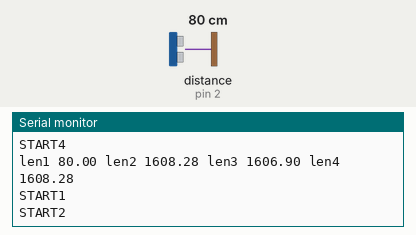
Simulated run of this program. Board: Arduino Mega 2560, built with avr-gcc and run on an emulated ATmega2560. Parts: the last lines printed to the serial monitor. Wiring (inferred from the names in the program): ultrasonic range finder: trigger pin 4; echo pin 2. Inputs (shaded band) come from the test bench; at power-on: distance to the obstacle (sensor on pin 2) 80 cm. The echo pulse lasts 58.3 µs per cm.

Above: at 1.2 s.
1.3 s: distance to the obstacle (sensor on pin 2) set to 2 cm
At 1.47 s:
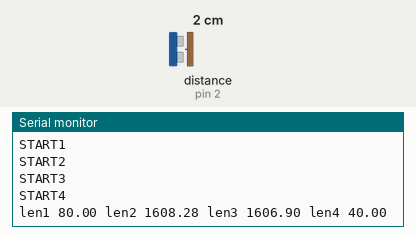
2.8 s: distance to the obstacle (sensor on pin 2) set to 4 cm
At 2.88 s:
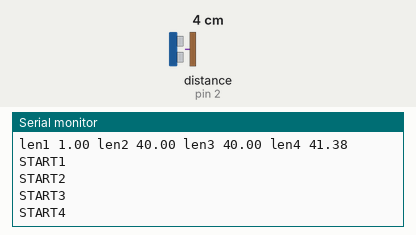
Timing chart, 0 to 5.8 s (numbered marks = the images above; inputs shaded):
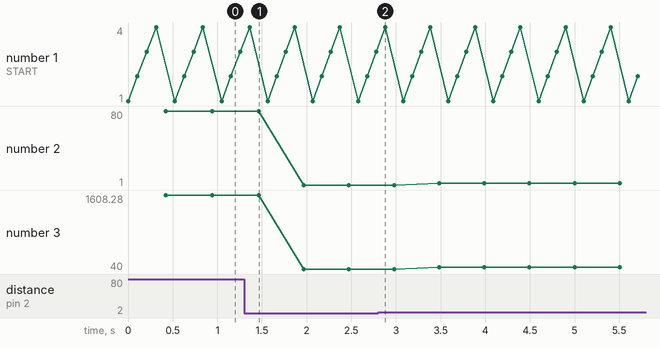

The program:

main.cpp
```cpp
#include <Arduino.h>
#define TRIG1_PIN 4
#define TRIG2_PIN 5
#define TRIG3_PIN 6
#define TRIG4_PIN 7
#define ECHO1_PIN 2
#define SENDING_PIN TRIG1_PIN
long timeStartSignal, timeEndSignal;
void setup() {
  // put your setup code here, to run once:
  pinMode(TRIG1_PIN, OUTPUT);
  pinMode(TRIG2_PIN, OUTPUT);
  pinMode(TRIG3_PIN, OUTPUT);
  pinMode(TRIG4_PIN, OUTPUT);
  pinMode(SENDING_PIN, OUTPUT);
  pinMode(ECHO1_PIN, INPUT);
  Serial.begin(115200);
}

void loop() {
  Serial.println("START1");
  digitalWrite(SENDING_PIN, LOW);  digitalWrite(TRIG1_PIN, LOW);
  delayMicroseconds(2);
  digitalWrite(SENDING_PIN, HIGH);  digitalWrite(TRIG1_PIN, HIGH);
  delayMicroseconds(10);
  digitalWrite(SENDING_PIN, LOW);  digitalWrite(TRIG1_PIN, LOW);

  // while (digitalRead(ECHO1_PIN) == LOW);   timeStartSignal = micros();
  // while (digitalRead(ECHO1_PIN) == HIGH);  timeEndSignal = micros();
  // duration = ;
  // Рассчитаем расстояние
  float len1 = pulseIn(ECHO1_PIN, HIGH) / 58;
  // float len3 = ((timeEndSignal-timeStartSignal)/58.00)*10.00;
  // Serial.print("len1 ");
  // Serial.println(len1);
  delay(100);


  Serial.println("START2");
  digitalWrite(SENDING_PIN, LOW);  digitalWrite(TRIG2_PIN, LOW);
  delayMicroseconds(2);
  digitalWrite(SENDING_PIN, HIGH);  digitalWrite(TRIG2_PIN, HIGH);
  delayMicroseconds(10);
  digitalWrite(SENDING_PIN, LOW);  digitalWrite(TRIG2_PIN, LOW);

  while (digitalRead(ECHO1_PIN) == LOW);  timeStartSignal = micros();
  while (digitalRead(ECHO1_PIN) == HIGH);  timeEndSignal = micros();

  // float len2 = pulseIn(ECHO1_PIN, HIGH) / 58;
  float len2 = ((timeEndSignal-timeStartSignal)/58.00)*20.00;

  delay(100);


  Serial.println("START3");
  digitalWrite(SENDING_PIN, LOW);  digitalWrite(TRIG3_PIN, LOW);
  delayMicroseconds(2);
  digitalWrite(SENDING_PIN, HIGH);  digitalWrite(TRIG3_PIN, HIGH);
  delayMicroseconds(10);
  digitalWrite(SENDING_PIN, LOW);  digitalWrite(TRIG3_PIN, LOW);

  while (digitalRead(ECHO1_PIN) == LOW);   timeStartSignal = micros();
  while (digitalRead(ECHO1_PIN) == HIGH);  timeEndSignal = micros();
  // duration = ;
  // Рассчитаем расстояние
  // float len3 = pulseIn(ECHO1_PIN, HIGH) / 58;
  float len3 = ((timeEndSignal-timeStartSignal)/58.00)*20.00;
  // Serial.print("len3 ");
  // Serial.println(len3);
  delay(100);


  Serial.println("START4");
  digitalWrite(SENDING_PIN, LOW);  digitalWrite(TRIG4_PIN, LOW);
  delayMicroseconds(2);
  digitalWrite(SENDING_PIN, HIGH);  digitalWrite(TRIG4_PIN, HIGH);
  delayMicroseconds(10);
  digitalWrite(SENDING_PIN, LOW);  digitalWrite(TRIG4_PIN, LOW);


  while (digitalRead(ECHO1_PIN) == LOW);   timeStartSignal = micros();
  while (digitalRead(ECHO1_PIN) == HIGH);  timeEndSignal = micros();
  // duration = ;
  // Рассчитаем расстояние
  // float len4 = pulseIn(ECHO1_PIN, HIGH) / 58;
  float len4 = ((timeEndSignal-timeStartSignal)/58.00)*20.00;

  delay(100);
  Serial.print("len1 ");
  Serial.print(len1);
  Serial.print(" len2 ");
  Serial.print(len2);
  Serial.print(" len3 ");
  Serial.print(len3);
  Serial.print(" len4 ");
  Serial.println(len4);
   delay(100);
  // Serial.println(String(len2) + " " + String(len3));

  // put your main code here, to run repeatedly:
}
```

Measured:
- after the input at 1.3 s, the serial monitor: prints a new line after 0.16 s (image 1)
- plotted number 3: 1608.28 → 40 after the input at 1.3 s
